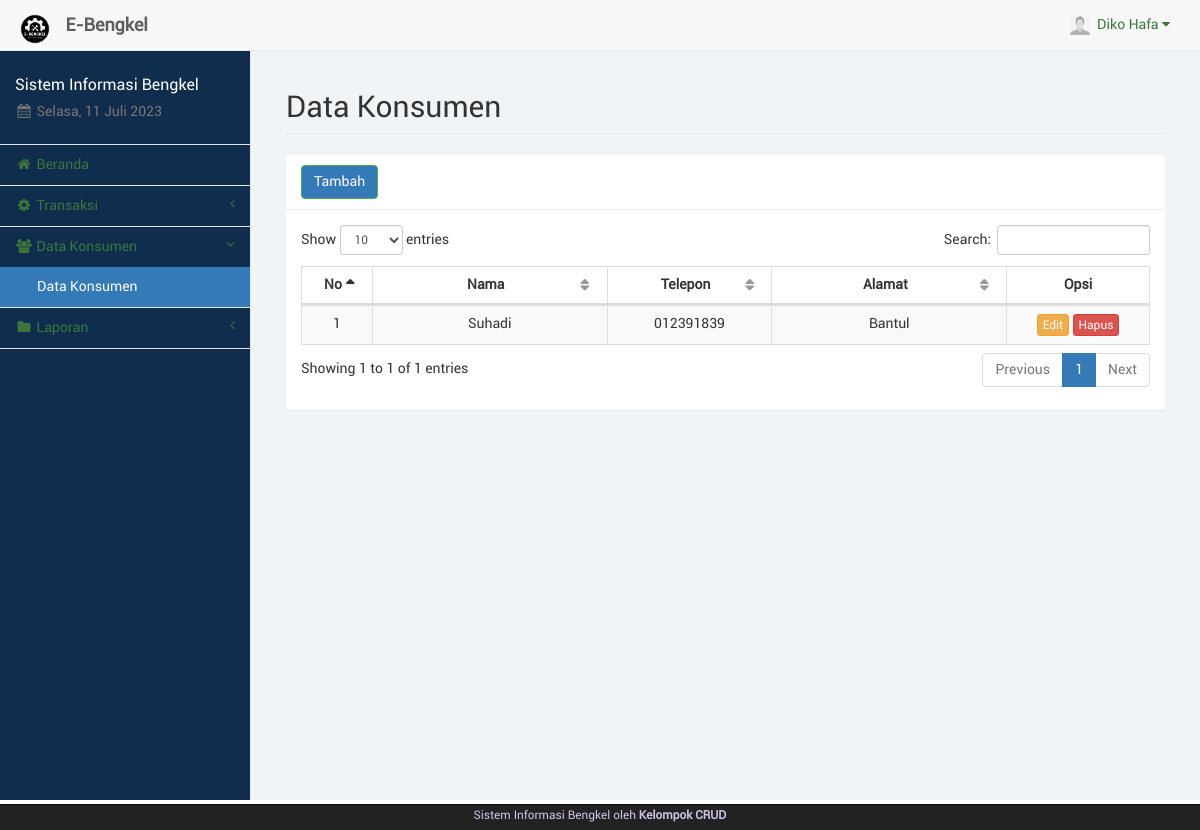
Page /kasir/konsumen.php (signed in) on the committed database.
### tables this page shows
CREATE TABLE `kasir` (
  `id_kasir` int(11) NOT NULL,
  `nama_kasir` varchar(50) NOT NULL,
  `telp_kasir` varchar(20) NOT NULL,
  `user_kasir` varchar(50) NOT NULL,
  `pass_kasir` varchar(100) NOT NULL,
  `foto_kasir` text NOT NULL,
  `id_adm` int(11) NOT NULL
);

CREATE TABLE `konsumen` (
  `id_kon` int(11) NOT NULL,
  `nama_kon` varchar(50) NOT NULL,
  `telp_kon` varchar(20) NOT NULL,
  `alamat_kon` text NOT NULL
);

### kasir/sess_check.php (called while the page is built, shortened)
<?php
	$chk_sess = $_SESSION['kasir'];
	include("dist/config/koneksi.php");
	$sql_sess = "SELECT * FROM kasir WHERE id_kasir='". $chk_sess ."'";
	$ress_sess = mysqli_query($conn, $sql_sess);
	$row_sess = mysqli_fetch_array($ress_sess);
	$sess_kasirname = $row_sess['nama_kasir'];
	$sess_kasirfoto = $row_sess['foto_kasir'];
?>

### kasir/konsumen.php (the view, shortened to what this page needs)
<?php
	include("sess_check.php");
	$pagedesc = "Data Konsumen";
	include("layout_top.php");
?>
		<div id="page-wrapper">
            <div class="container-fluid">
                <div class="row">
                    <div class="col-lg-12">
                        <h1 class="page-header">Data Konsumen</h1>
                    </div>
                </div>
				<div class="row">
					<div class="col-lg-12"><?php include("layout_alert.php"); ?></div>
				</div>
				<div class="row">
					<div class="col-lg-12">
						<div class="panel panel-default">
							<div class="panel-heading">
								<a href="konsumen_tambah.php" class="btn btn-success">Tambah</a>
							</div>
							<div class="panel-body">
								<table class="table table-striped table-bordered table-hover" id="tabel-data">
									<thead>
										<tr>
											<th width="1%">No</th>
											<th width="10%">Nama</th>
											<th width="5%">Telepon</th>
											<th width="10%">Alamat</th>
											<th width="5%">Opsi</th>
										</tr>
									</thead>
									<tbody>
										<?php
											$i = 1;
											$sql = "SELECT * FROM konsumen WHERE id_kon!='0' ORDER BY nama_kon ASC";
											$ress = mysqli_query($conn, $sql);
											while($data = mysqli_fetch_array($ress)) {
												echo '<tr>';
												echo '<td class="text-center">'. $i .'</td>';
												echo '<td class="text-center">'. $data['nama_kon'] .'</td>';
												echo '<td class="text-center">'. $data['telp_kon'] .'</td>';
												echo '<td class="text-center">'. $data['alamat_kon'] .'</td>';
												echo '<td class="text-center">
													  <a href="konsumen_edit.php?kon='. $data['id_kon'] .'" class="btn btn-warning btn-xs">Edit</a>';?>
													  <a href="konsumen_hapus.php?kon=<?php echo $data['id_kon'];?>" onclick="return confirm('Apakah anda yakin akan menghapus <?php echo $data['nama_kon'];?>?');" class="btn btn-danger btn-xs">Hapus</a></td>
												<?php
												echo '</tr>';
												$i++;
											}
										?>
									</tbody>
								</table>
							</div>
						</div>
					</div>
				</div>
            </div>
        </div>
<?php
	include("layout_bottom.php");
?>

### kasir/layout_top.php (shortened to what this page needs)
<?php
	$haries = array("Sunday" => "Minggu", "Monday" => "Senin", "Tuesday" => "Selasa", "Wednesday" => "Rabu", "Thursday" => "Kamis", "Friday" => "Jum'at", "Saturday" => "Sabtu");
	$bulans = array("", "Januari", "Februari", "Maret", "April", "Mei", "Juni", "Juli", "Agustus", "September", "Oktober", "November", "Desember");
	$hari_ini = $haries[date("l")];
	$bulan_ini = $bulans[date("n")];
	$tanggal = date("d");
	$tahun = date("Y");
?>
<!DOCTYPE html>
<html lang="en">
<head>
	<link rel="stylesheet" href="p.css">
	<link href="libs/bootstrap/dist/css/bootstrap.min.css" rel="stylesheet">
	<link href="libs/metisMenu/dist/metisMenu.min.css" rel="stylesheet">
    <link href="libs/datatables-plugins/integration/bootstrap/3/dataTables.bootstrap.css" rel="stylesheet">
    <link href="libs/datatables-responsive/css/dataTables.responsive.css" rel="stylesheet">
	<link href="dist/css/sb-admin-2.css" rel="stylesheet">
	<link href="dist/css/offline-font.css" rel="stylesheet">
	<link href="dist/css/custom.css" rel="stylesheet">
	<link href="libs/font-awesome/css/font-awesome.min.css" rel="stylesheet" type="text/css">
</head>
<body>
    <div id="wrapper" style="background-color: rgba(17, 45, 78, 1);">
        <nav class="navbar navbar-default navbar-static-top" role="navigation" style="margin-bottom: 0">
            <div class="navbar-header">
				<a class="navbar-brand hidden-xs" href="index.php">
					<img src="img/logo.png" alt="brand" width="40" class="float-left image-brand">
					<div class="float-right">&nbsp;<strong>E-Bengkel</strong></div>
				</a>
			</div>
            <ul class="nav navbar-top-links navbar-right">
				<li class="dropdown dropdown-right">
					<a class="dropdown-toggle" data-toggle="dropdown" href="#">
						<img src="../img/<?php echo $sess_kasirfoto;?>" width="20px" height="20px" padding="0px">&nbsp;&nbsp;<?php echo ucfirst($sess_kasirname); ?>&nbsp;<i class="fa fa-caret-down"></i>
					</a>
				</li>
			</ul>
            <div class="navbar-default sidebar" role="navigation" style="background-color: rgba(17, 45, 78, 1);">
                <div class="sidebar-nav navbar-collapse">
                    <ul class="nav" id="side-menu">
                        <li class="sidebar-search">
							<h4 style="color: white;">Sistem Informasi Bengkel</h4>
							<h5 class="text-muted"><i class="fa fa-calendar fa-fw"></i>&nbsp;<?php echo $hari_ini.", ".$tanggal." ".$bulan_ini." ".$tahun ?></h5>
						</li>
						<?php
							if($pagedesc == "Beranda") {
								echo '<li><a href="index.php" class="active"><i class="fa fa-home fa-fw"></i>&nbsp;Beranda</a></li>';
							}
							else {
								echo '<li><a href="index.php"><i class="fa fa-home fa-fw"></i>&nbsp;Beranda</a></li>';
							}
							if(isset($menuparent) && $menuparent == "transaksi") {
								echo '<li class="active">';
							}
							else {
								echo '<li>';
							}
						?>
							<a href="#"><i class="fa fa-gear fa-fw"></i>&nbsp;Transaksi<span class="fa arrow"></span></a>
						</li>
						<?php
							if(isset($menuparent) && $menuparent == "konsumen") {
								echo '<li class="active">';
							}
							else {
								echo '<li>';
							}
						?>
							<a href="#"><i class="fa fa-group fa-fw"></i>&nbsp;Data Konsumen<span class="fa arrow"></span></a>
							<ul class="nav nav-second-level">
								<?php
									if($pagedesc == "Data Konsumen") {
										echo '<li><a href="konsumen.php" class="active">Data Konsumen</a></li>';
									}
									else {
										echo '<li><a href="konsumen.php">Data Konsumen</a></li>';
									}
								?>
							</ul>
						<?php
							if(isset($menuparent) && $menuparent == "laporan") {
								echo '<li class="active">';
							}
							else {
								echo '<li>';
							}
						?>
							<a href="#"><i class="fa fa-folder fa-fw"></i>&nbsp;Laporan<span class="fa arrow"></span></a>
						</li>
	                </ul>
                </div>
            </div>
        </nav>

### rows in the picture
kasir: foto_kasir (picture), nama_kasir "Diko Hafa"
konsumen: nama_kon "Suhadi", telp_kon "012391839", alamat_kon "Bantul"
